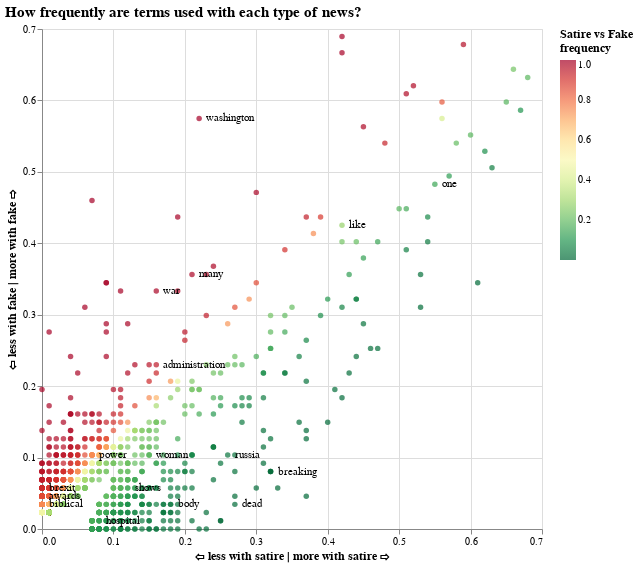

Notebook source saved alongside this figure:
### Markdown cell above
###<b>ScatterText Plot</b>

### Code cell
# Specify terms to label in plot
term_list = [
    'breaking', '"', 'dead', 'war', 'like', 'awards',
    'many', 'one', 'biblical', 'washington', 'administration',
    'woman', 'found dead', 'shows', '-', 'russia', 'power', 
    'hospital', 'brexit', 'body'
    ]

# Start with the raw Golbeck text
text_df = golbeck_df[['title', 'text', 'label']]
text_df['text'] = golbeck_df['title'] + ' ' + golbeck_df['text']
scatter_df = text_df.assign(
    parse=lambda text_df: text_df.text.apply(
        st.whitespace_nlp_with_sentences
        )
    )

corpus = st.CorpusFromParsedDocuments(
    scatter_df,
    category_col='label',
    parsed_col='parse'
).build().get_unigram_corpus().compact(
    st.AssociationCompactor(2000)
    )

# Generate the scatter plot data
scatter_data = st.produce_scattertext_explorer(
    corpus,
    category='Satire', 
    category_name='Satire', 
    not_category_name='Fake',
    minimum_term_frequency=0, 
    pmi_threshold_coefficient=0,
    return_data=True,
    transform=st.Scalers.dense_rank
)

# Put it into a dataframe and plot the points with text
scatter_plot_df = pd.DataFrame(scatter_data['data'])

# Filter out areas of scattertext plot with no important LR features
scatter_plot_df = scatter_plot_df[scatter_plot_df['x'] < 0.7]
scatter_plot_df = scatter_plot_df[scatter_plot_df['y'] < 0.7]
scatter_plot_df['plot_term'] = scatter_plot_df['term'].apply(
    lambda x: x if x in term_list else ' '
    )

scatter_plot = alt.Chart(scatter_plot_df).mark_circle().encode(
    x = alt.X(
        'x:Q', 
        title='\u21e6 less with satire | more with satire \u21e8',
        axis=alt.Axis(tickMinStep=0.1)
        ),
        y = alt.Y(
            'y:Q', 
            title='\u21e6 less with fake | more with fake \u21e8', 
            axis=alt.Axis(tickMinStep=0.1)
            ),
            color = alt.Color(
                's', 
                scale=alt.Scale(
                    scheme='redyellowgreen', 
                    reverse=True
                    ),
                    legend=alt.Legend(
                        title=["Satire vs Fake", "frequency"]
                        )
                    )
            ).properties(
                width = 500,
                height = 500
                )

text = alt.Chart(scatter_plot_df).mark_text(
    align='left',
    baseline='middle',
    dx=7,
    color='black'
).encode(
    x = alt.X('x:Q'),
    y = alt.Y('y:Q'),
    text='plot_term'
).properties(
    title = 'How frequently are terms used with each type of news?',
    width = 500,
    height = 500
)

(scatter_plot + text).configure_axis(
    labelFontSize=10,
    titleFontSize=12
).configure_title(
    fontSize=15,
    anchor='start'
).configure_legend(
    titleFontSize=12
)

### Figure 1 — Vega-Lite specification as saved in the notebook (floating-point values rounded to 4 significant figures; data arrays with more than 128 entries replaced by an {"elided": "..."} marker saying what was removed)
{"config": {"view": {"continuousWidth": 400, "continuousHeight": 300}, "axis": {"labelFontSize": 10, "titleFontSize": 12}, "legend": {"titleFontSize": 12}, "title": {"anchor": "start", "fontSize": 15}}, "layer": [{"mark": "circle", "encoding": {"color": {"field": "s", "legend": {"title": ["Satire vs Fake", "frequency"]}, "scale": {"reverse": true, "scheme": "redyellowgreen"}, "type": "quantitative"}, "x": {"axis": {"tickMinStep": 0.1}, "field": "x", "title": "⇦ less with satire | more with satire ⇨", "type": "quantitative"}, "y": {"axis": {"tickMinStep": 0.1}, "field": "y", "title": "⇦ less with fake | more with fake ⇨", "type": "quantitative"}}, "height": 500, "width": 500}, {"mark": {"type": "text", "align": "left", "baseline": "middle", "color": "black", "dx": 7}, "encoding": {"text": {"field": "plot_term", "type": "nominal"}, "x": {"field": "x", "type": "quantitative"}, "y": {"field": "y", "type": "quantitative"}}, "height": 500, "title": "How frequently are terms used with each type of news?", "width": 500}], "data": {"name": "data-d21e32e25ce6242cc774269809779c0b"}, "$schema": "https://vega.github.io/schema/vega-lite/v4.17.0.json", "datasets": {"data-d21e32e25ce6242cc774269809779c0b": {"elided": "1719 records"}}}
